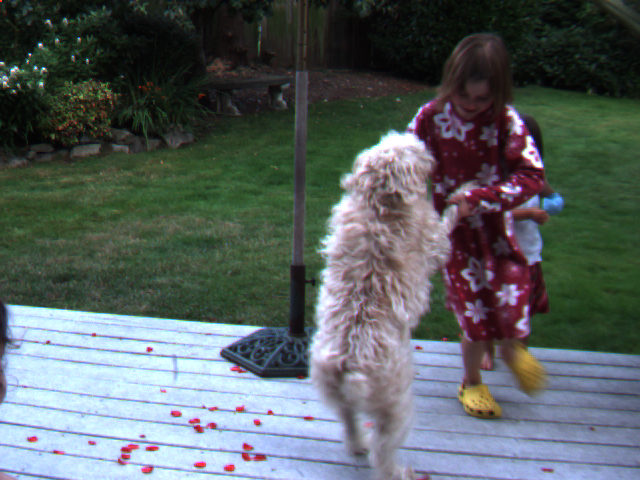
%> input picture input/DataSeq2/0.png, 640 x 480 px; its folder holds 3 pictures in this run
$ octave ps5.m   (GNU Octave 9; MATLAB toolbox functions it lacks are replaced by stand-ins)
%> lines starting %> are read from the running program, lines starting %| are printed output that depends on the picture
### read.m
function res = read(seq)
%> called with seq = 'DataSeq2'
    dir_path = "input/" + seq;

    images = dir(char(dir_path));
    names = [];

    for i=1:size(images)
        name = string(images(i).name);
        if name ~= "." && name ~= ".."
            disp(name);
            names = [names; name];
        end
    end

    names = sortrows(names);

    names_count = size(names, 1);

    assert(names_count > 0);

    img0 = read_single_image(dir_path + "/" + names(1));
%> in read_single_image, img is the input picture: size 480x640x3 uint8; mean R, G, B 88.8, 97, 97.7

    res = zeros(names_count, size(img0, 1), size(img0, 2), 'double');
    res(1,:,:) = img0;

    for i=2:names_count
        res(i,:,:) = read_single_image(dir_path + "/" + names(i));
%> call 2 of read_single_image, with path = 'input/DataSeq2/1'
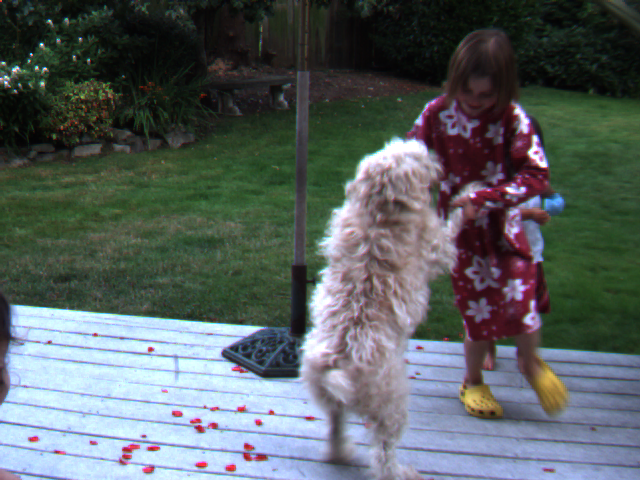
%> input picture input/DataSeq2/1.png, 640 x 480 px
%> in read_single_image, img is the input picture: size 480x640x3 uint8; mean R, G, B 89.1, 97.1, 97.8
    end
%> pass 2 of the loop in read, `for i=2:names_count`:
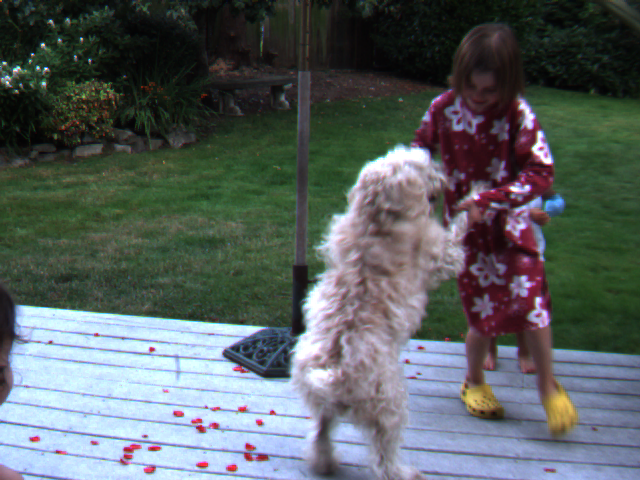
%> input picture input/DataSeq2/2.png, 640 x 480 px
%> in read_single_image, img is the input picture: size 480x640x3 uint8; mean R, G, B 89, 96.7, 97.3
%> in read_single_image (call 3), `a = img(:,:, 1);`:
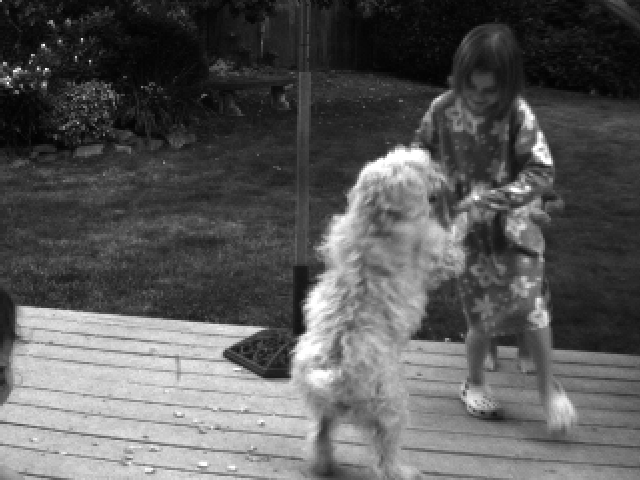
%> a: size 480x640 double; min 0.00784, max 1, mean 0.349; mean of the top-left, top-right, bottom-left and bottom-right quarters 0.159, 0.233, 0.561, 0.444
%> in read_single_image (call 3), `img = (a + b + c)/3;`:
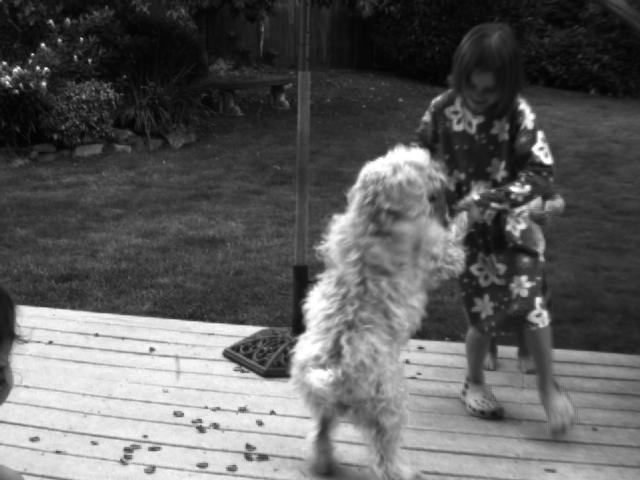
%> img: size 480x640 double; min 0.0118, max 1, mean 0.37
end

function res = read_single_image(path)
    img = imread(char(path));
    if (class(img) == "uint8")
        img = double(img) / 255;
    end

    if (size(img, 3) == 3)
        a = img(:,:, 1);
        b = img(:,:, 2);
        c = img(:,:, 3);

        img = (a + b + c)/3;
    end
    res = img;
end

### src/down.m
function res = down(image)
    v = [1, 4, 6, 4, 1]/16;
    filter = v'  * v;

    pad_image = padarray(double(image), [2, 2], 'replicate');

    src_row_count = size(image, 1);
    src_col_count = size(image, 2);

    dst_row_count = ceil(src_row_count/2);
    dst_col_count = ceil(src_col_count/2);

    dst_rows = 1:dst_row_count;
    dst_cols = 1:dst_col_count;

    % dst_idx = (src_idx - 1)/2 + 1
    % we add extra two because of the padding
    src_rows = 2 * (dst_rows - 1)  + 1 + 2;
    src_cols = 2 * (dst_cols - 1)  + 1 + 2;

    res = zeros(dst_row_count, dst_col_count, 'double');

    for row=-2:2
        for col=-2:2
            element = pad_image(src_rows + row, src_cols + col) * filter(row + 3, col + 3);
            res(dst_rows, dst_cols) = res(dst_rows, dst_cols) + element;
        end
    end

end

### src/hlk.m
function [u, v, idx] = hlk(prev, curr, k, varargin)
%> called with k = 5
    assert(k >= 1);

    if nargin < 4
        wing_size = 5;
    else
        wing_size = varargin{1};
    end

    if nargin < 5
        threshold = 0.002;
    else
        threshold = varargin{2};
    end

    prev_pyramid = cell(k, 1);
    curr_pyramid = cell(k, 1);

    prev_pyramid{1} = prev;
    curr_pyramid{1} = curr;
    for i=2:k
        prev_pyramid{i} = down(prev_pyramid{i-1});
        curr_pyramid{i} = down(curr_pyramid{i-1});
    end
%> this loop made 4 passes
%> pass 1, in down (call 2), `pad_image = padarray(double(image), [2, 2], 'replicate');`:
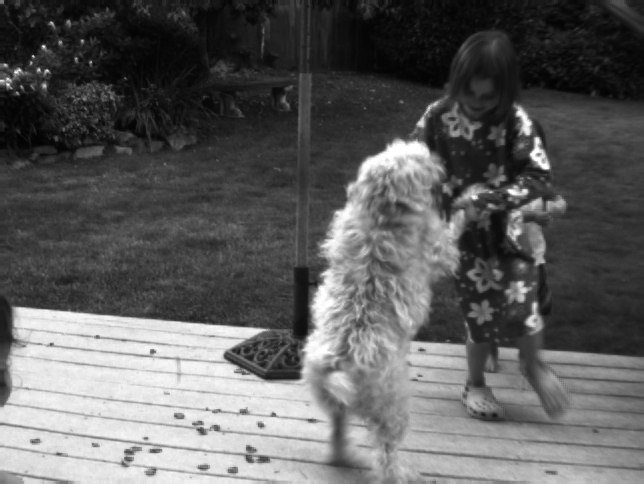
%> pad_image: size 484x644 double; min 0.0105, max 1, mean 0.371
%> after the loop, curr_pyramid = 5 items; prev_pyramid = 5 items

    type = 'box';

    disp_flow = 0;

    [u, v, idx] = lk(prev_pyramid{k}, curr_pyramid{k}, type, wing_size, threshold);
%> in lk, `type = varargin{1};`: type = 'box'
%> in lk, `w = varargin{2};`: w = 5
%> in lk, `threshold = varargin{3};`: threshold = 0.002
%> in lk, `u = zeros(size(prev), 'double');`: u: size 30x40 double; every value is 0
%> in lk, `valid = find(det - threshold * trace > 0);`: valid = 1200 values from 1 to 1200
%> idx = 1200 values from 1 to 1200

    if disp_flow
        display_flow_arrows(curr_pyramid{k}, u, v, idx);
    end

    for j=1:k-1
        i = k - j;

        u = 2*up(u);
        v = 2*up(v);

        u = u(1:size(prev_pyramid{i},1), 1:size(prev_pyramid{i},2));
        v = v(1:size(prev_pyramid{i},1), 1:size(prev_pyramid{i},2));

        [r, c, ~] = find(u ~= 0 | v ~= 0);
        idx = sub2ind(size(u), r, c);

        prev = warp(prev_pyramid{i}, u, v);

        [u0, v0, idx0] = lk(prev, curr_pyramid{i}, type, wing_size, threshold);

        [u1, v1] = compose_flow(u, v, u0, v0);
        [r1, c1, ~] = find(u1 ~= 0 | v1 ~= 0);
        idx1 = sub2ind(size(u1), r1, c1);

        if disp_flow
            display_gray_image(curr_pyramid{i});
            overlay_flow_arrows(curr_pyramid{i}, u, v, idx, [0, 0, 1.0]);
            overlay_flow_arrows(curr_pyramid{i}, u0, v0, idx0, [1.0, 0, 0]);
            overlay_flow_arrows(curr_pyramid{i}, u1, v1, idx1, [0.0, 1.0, 0]);
        end

        u = u1;
        v = v1;
    end

    [r, c, ~] = find(u ~= 0 | v ~= 0);
%> r = 7613 values from 199 to 397; c = 7613 values from 174 to 314
    idx = sub2ind(size(u), r, c);
%> idx = 7613 values from 83272 to 150529
end

function [res_du, res_dv] = compose_flow(du, dv, du0, dv0)
    assert(all(size(du) == size(dv)));
    assert(all(size(du0) == size(dv0)));
    assert(all(size(du) == size(du0)));
    res_du = remap(du, du0, dv0) + du0;
    res_dv = remap(dv, du0, dv0) + dv0;
end

### lk.m

function [u, v, valid] = lk(prev, curr, varargin)
    % prev              - previous image
    % curr              - current image
    % type              - box ( equal weights ) or gaussian, default is box
    % wing_size         - is the wing size of the aperture were
    %                     flow is determined, default is 7
    % threshold         - value for flow to consider it high enough, default
    %                     0.002
    assert(all(size(prev) == size(curr)));

    if nargin < 3
        type = 'box';
    else
        type = varargin{1};
    end

    if nargin < 4
        w = 5;
    else
        w = varargin{2};
    end

    if nargin < 5
        threshold = 0.002;
    else
        threshold = varargin{3};
    end

    if type == "gaussian"
        boxfilter = fspecial('gaussian', 2 * w + 1, 0.6 * w);
        boxfilter = boxfilter / boxfilter(w + 1, w + 1);
    else
        boxfilter = ones([2*w + 1, 2*w + 1]);
    end

    filter_dy = [-1, -2, -1; 0, 0, 0; 1, 2, 1] / 8;
    filter_dx = filter_dy';

    dy = imfilter(prev, filter_dy, 'same', 'replicate');
    dx = imfilter(prev, filter_dx, 'same', 'replicate');
    dt = curr - prev;

    a = imfilter(dx .* dx, boxfilter, 'same');
    b = imfilter(dx .* dy, boxfilter, 'same');
    c = b;
    d = imfilter(dy .* dy, boxfilter, 'same');
    tu = imfilter(dx .* dt, boxfilter, 'same');
    tv = imfilter(dy .* dt, boxfilter, 'same');

    det = a .* d - b .* c;
    trace = a + d;

    u = zeros(size(prev), 'double');
    v = zeros(size(prev), 'double');

    valid = find(det - threshold * trace > 0);
    u(valid) = (tu(valid) .* d(valid) - tv(valid) .* c(valid)) ./ det(valid);
    v(valid) = (- tu(valid) .* b(valid) + tv(valid) .* a(valid)) ./ det(valid);
end

### up.m

function res = up(image)
    u = [2, 12, 2]/16;
    v = [1, 1]/2;

    src_row_count = size(image, 1);
    src_col_count = size(image, 2);

    pad_image = padarray(double(image), [1 1], 'replicate');

    res = zeros(2 * src_row_count, 2 * src_col_count, 'double');

    src_rows = 1:src_row_count;
    src_cols = 1:src_col_count;

    res = up_step(pad_image, res, u' * u, src_rows, src_cols, 2 * src_rows - 1, 2 * src_cols - 1);
    res = up_step(pad_image, res, u' * v, src_rows, src_cols, 2 * src_rows - 1, 2 * src_cols - 1 + 1);

    res = up_step(pad_image, res, v' * u, src_rows, src_cols, 2 * src_rows - 1 + 1, 2 * src_cols - 1);
    res = up_step(pad_image, res, v' * v, src_rows, src_cols, 2 * src_rows - 1 + 1, 2 * src_cols - 1 + 1);
end

function res = up_step(pad_image, acc, filter, src_rows, src_cols, dst_rows, dst_cols)
    if size(filter,1) == 3
        start_row = -1;
    else
        start_row = 0;
    end

    if size(filter, 2) == 3
        start_col = -1;
    else
        start_col = 0;
    end

    off_row = 1 - start_row;
    off_col = 1 - start_col;

    for row = start_row:1
        for col = start_col:1
            element = pad_image(src_rows + 1 + row, src_cols + 1 + col) * filter(row + off_row, col + off_col);
            acc(dst_rows, dst_cols) = acc(dst_rows, dst_cols) + element;
        end
    end

    res = acc;
end

### display_flow_mag.m
function display_flow_mag(u, v, idx)
    assert(all(size(u) == size(v)));
    img = zeros(size(u));
    img(idx) = sqrt(u(idx).^2 + v(idx).^2);
    display_gray_image(img);
    colormap jet;
    colorbar;
end

### display_flow_angle.m
function display_flow_angle(u, v, idx)
    assert(all(size(u) == size(v)));

    hsv_colors = [((0:100)/100)', ones(101, 1) * 0.7, ones(101, 1) * 0.7];
    colors = [ 0, 0, 0; hsv2rgb(hsv_colors) ];

    angle = (atan2(-v, u) + pi)/2/pi;
    angle_idx = round(angle * (size(hsv_colors, 1) - 1) + 1) + 1;

    image = zeros(size(u));
    image(idx) = angle_idx(idx);

    figure;
    imshow(ind2rgb(image, colors));
end

### overlay_flow_arrows.m
function overlay_flow_arrows(image, u, v, idx, varargin)
    if nargin < 5
        color = [ 0, 0, 1.0 ];
    else
        color = varargin{1};
    end

    [r, c] = ind2sub(size(image), idx);
    hold on;
    quiver(c, r, u(idx), v(idx), 0, 'Color', color);
    hold off;
end

### lab/display_flow_angle_legend.m
function display_flow_angle_legend(xc, yc)
    d = 2 * max(xc, yc);
    [u, v] = meshgrid(1:d, 1:d);

    u = u - xc - 1;
    v = v - yc - 1;

    vidx = find(u.^2 + v.^2 <= (d/2)^2);

    display_flow_angle(u, v, vidx);
end

### display_flow_arrows.m
function f = display_flow_arrows(image, u, v, idx)
    display_gray_image(image);
    overlay_flow_arrows(image, u, v, idx);

    f = gcf;

    f.Units = 'normalized';
    f.OuterPosition = [0, 0, 1, 1];
end

### lab/display_gray_image.m
function display_gray_image(image, varargin)
    if nargin < 2
        f = figure;
    else
        f = varargin{1};
    end

    set(0, 'CurrentFigure', f);
    imagesc(image);
    colormap gray;
    ax = gca;
    ax.YDir = 'reverse';
    ax.DataAspectRatio = [ size(image), 1 ];
end

### remap.m
function dst = remap(src, u, v)
    % remaps src based on u and v displacements
    % u, v are given in absolute values
    % all imgase must have equal sizes

    % r0.a0
    r0 = round(v);
    a0 = v - r0;

    % c0.b0
    c0 = round(u);
    b0 = u - c0;

    a = lookup(src, r0, c0);
    b = lookup(src, r0, c0 + 1);
    c = lookup(src, r0 + 1, c0);
    d = lookup(src, r0 + 1, c0 + 1);

    top = (1-b0).* a + b0 .* b;
    bottom = (1-b0) .* c + b0 .* d;

    dst = (1-a0) .* top + a0 .* bottom;
end

function res = lookup(src, r, c)
    i = find(r >= 1 & r <= size(src, 1) & c >= 1 & c <= size(src, 2));

    res = zeros(size(src));
    res(i) = src(sub2ind(size(src), r(i), c(i)));
end

### src/warp.m
function res = warp(image, du, dv)
    assert(all(size(image) == size(du)));
    assert(all(size(image) == size(dv)));
    res = remap(image, du, dv);
end

### ps5.m
close all;

seq = read('DataSeq2');
img0 = squeeze(seq(1,:,:));
img1 = squeeze(seq(2,:,:));


[u, v, idx] = hlk(img0, img1, 5);
%> u: size 480x640 double
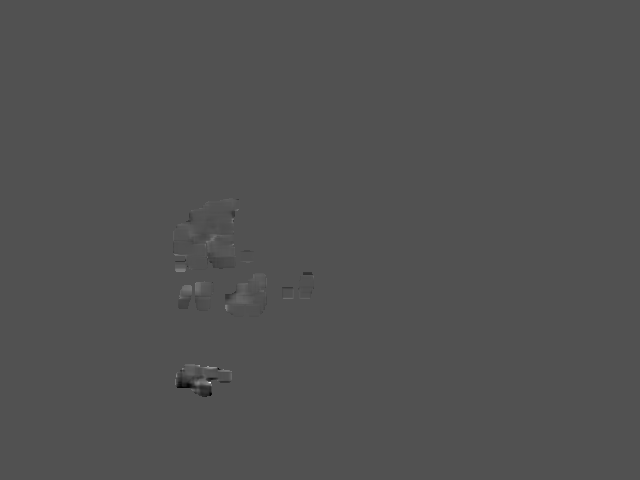
%> v: size 480x640 double; min -20.03, max 42.67, mean 0; drawn with min black and max white
%> idx = 7613 values from 83272 to 150529

display_flow_mag(u, v, idx);
display_flow_angle(u, v, idx);
%> in display_flow_angle, `angle = (atan2(-v, u) + pi)/2/pi;`:
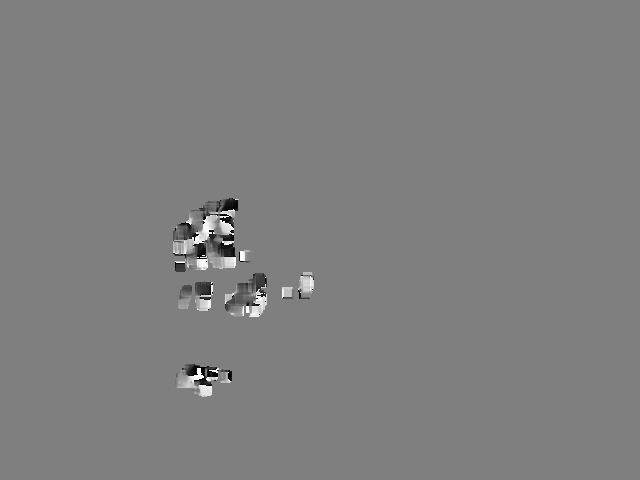
%> angle: size 480x640 double; min 3.56e-06, max 1, mean 0.5
%> in display_flow_angle, `angle_idx = round(angle * (size(hsv_colors, 1) - 1) + 1) + 1;`:
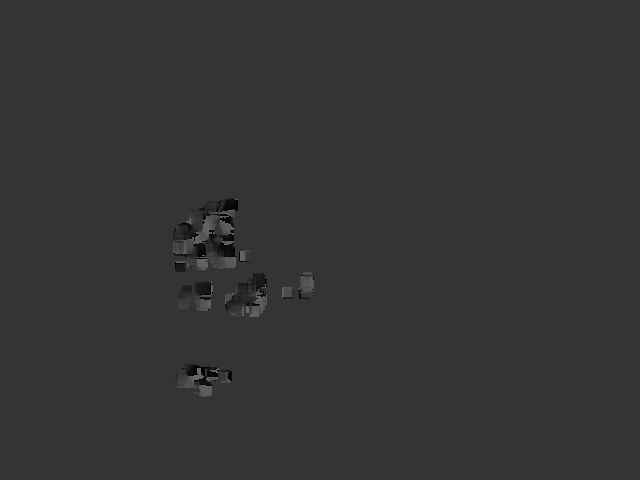
%> angle_idx: size 480x640 double; min 2, max 102, mean 52
%> in display_flow_angle, `imshow(ind2rgb(image, colors));`:
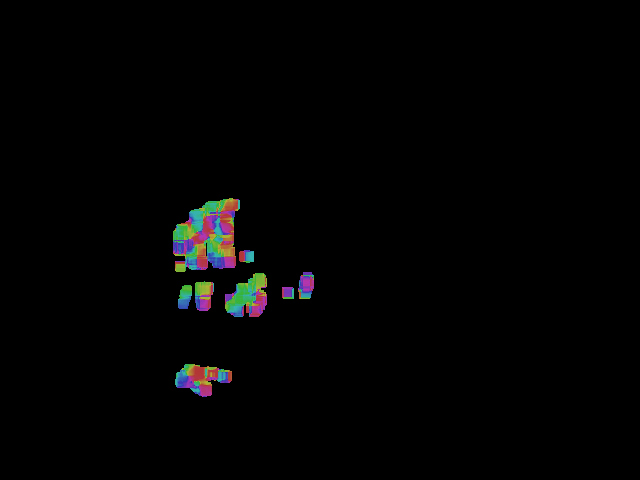
%> displayed picture: size 480x640x3, on the screen's scale of 0 to 255; mean R, G, B 2.9, 2.9, 2.9
display_flow_angle_legend(60, 60);
display_flow_arrows(img1, u, v, idx);
%> in overlay_flow_arrows, `[r, c] = ind2sub(size(image), idx);`: r = 7613 values, max 397 at index 2658, min 199 at index 5196, mean 279.6; c = 7613 values from 174 to 314
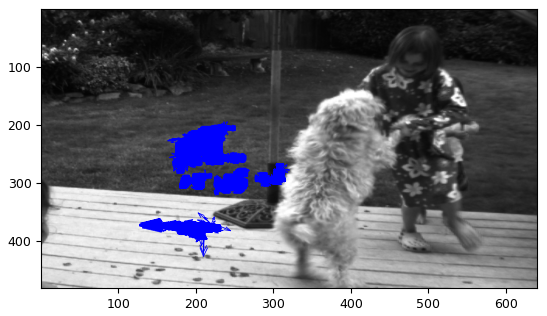
%> figure redrawn from the program's plot data
